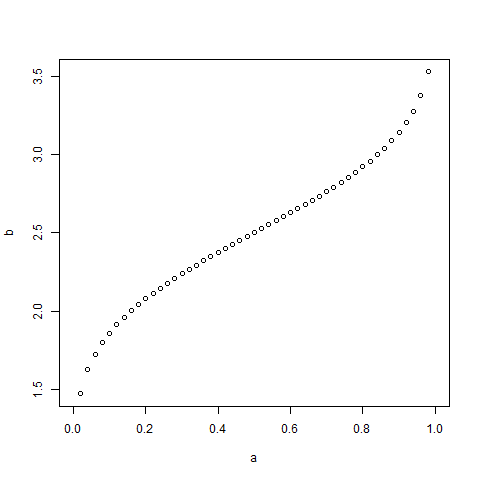

This figure's R source:
a = seq(0,1, by=0.02)
b = qnorm(a, mean=2.5, sd=0.5)
png(file="qnorm.png")
plot(a,b)
dev.off()